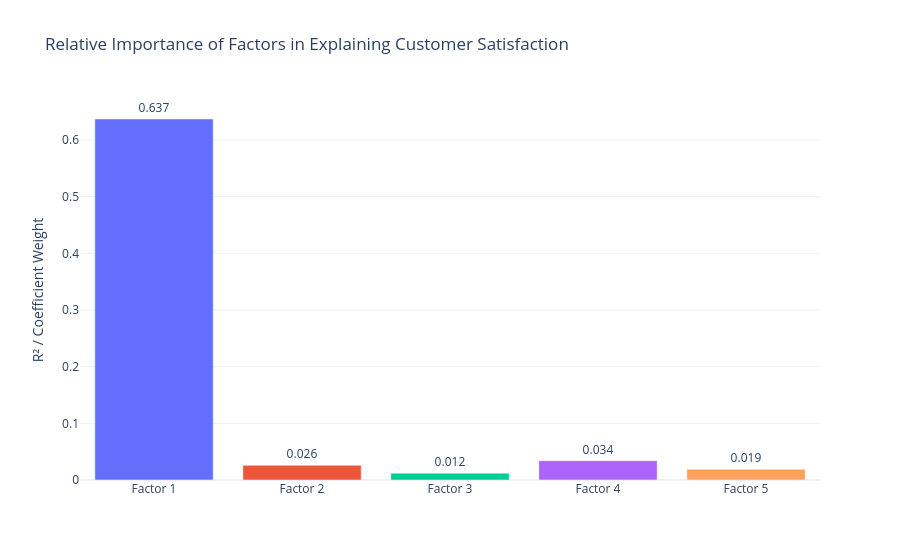

Here is the notebook cell this chart was saved with:
### Markdown cell above
**Business Impact Summary Chart**

The following table summarizes how each latent factor influences customer satisfaction outcomes, combining statistical relevance with business interpretation.


| **Factor** | **Business Dimension** | **R² Contribution / Coefficient** | **Business Impact** |
|-------------|------------------------|-----------------------------------|----------------------|
| **Factor 1** | Technical Excellence & Innovation | 0.637 | Main driver of satisfaction, reflecting customers’ positive perception of TechnoServe’s technical quality, innovation, and system integration.|
| **Factor 2** | Relationship Management & Trust | 0.026 |Moderate influence that builds long-term client loyalty and enhances perceived reliability. |
| **Factor 4** | Project Execution & Delivery | 0.034 | Important for operational efficiency and meeting client expectations on timelines and deliverables. |
| **Factor 5** | Customer Support & Service | 0.019 | Secondary effect that contributes to post-delivery satisfaction and responsiveness.|
| **Factor 3** | Financial Transparency & Value | 0.012 |Lowest weight but still valuable for perceived fairness and ROI justification.|

### Code cell
# Visualize factor importance (R² or standardized coefficients)

import plotly.express as px

impact_df = pd.DataFrame({
    "Factor": ["Factor 1", "Factor 2", "Factor 3", "Factor 4", "Factor 5"],
    "Business Dimension": [
        "Technical Excellence & Innovation",
        "Relationship Management & Trust",
        "Financial Transparency & Value",
        "Project Execution & Delivery",
        "Customer Support & Service"
    ],
    "R2 Contribution": [0.637, 0.026, 0.012, 0.034, 0.019]
})

fig = px.bar(
    impact_df,
    x="Factor",
    y="R2 Contribution",
    color="Factor",
    text="R2 Contribution",
    title="Relative Importance of Factors in Explaining Customer Satisfaction",
    template="plotly_white"
)
fig.update_traces(texttemplate="%{text:.3f}", textposition="outside")
fig.update_layout(showlegend=False, yaxis_title="R² / Coefficient Weight", xaxis_title="")
fig.show()

### Figure 1 — Plotly figure (JSON) as saved in the notebook; plotly's stock layout.template omitted (floating-point values rounded to 4 significant figures)
{"data": [{"hovertemplate": "Factor=%{x}<br>R2 Contribution=%{text}<extra></extra>", "legendgroup": "Factor 1", "marker": {"color": "#636efa", "pattern": {"shape": ""}}, "name": "Factor 1", "orientation": "v", "showlegend": true, "text": [0.637], "textposition": "outside", "texttemplate": "%{text:.3f}", "type": "bar", "x": ["Factor 1"], "xaxis": "x", "y": [0.637], "yaxis": "y"}, {"hovertemplate": "Factor=%{x}<br>R2 Contribution=%{text}<extra></extra>", "legendgroup": "Factor 2", "marker": {"color": "#EF553B", "pattern": {"shape": ""}}, "name": "Factor 2", "orientation": "v", "showlegend": true, "text": [0.026], "textposition": "outside", "texttemplate": "%{text:.3f}", "type": "bar", "x": ["Factor 2"], "xaxis": "x", "y": [0.026], "yaxis": "y"}, {"hovertemplate": "Factor=%{x}<br>R2 Contribution=%{text}<extra></extra>", "legendgroup": "Factor 3", "marker": {"color": "#00cc96", "pattern": {"shape": ""}}, "name": "Factor 3", "orientation": "v", "showlegend": true, "text": [0.012], "textposition": "outside", "texttemplate": "%{text:.3f}", "type": "bar", "x": ["Factor 3"], "xaxis": "x", "y": [0.012], "yaxis": "y"}, {"hovertemplate": "Factor=%{x}<br>R2 Contribution=%{text}<extra></extra>", "legendgroup": "Factor 4", "marker": {"color": "#ab63fa", "pattern": {"shape": ""}}, "name": "Factor 4", "orientation": "v", "showlegend": true, "text": [0.034], "textposition": "outside", "texttemplate": "%{text:.3f}", "type": "bar", "x": ["Factor 4"], "xaxis": "x", "y": [0.034], "yaxis": "y"}, {"hovertemplate": "Factor=%{x}<br>R2 Contribution=%{text}<extra></extra>", "legendgroup": "Factor 5", "marker": {"color": "#FFA15A", "pattern": {"shape": ""}}, "name": "Factor 5", "orientation": "v", "showlegend": true, "text": [0.019], "textposition": "outside", "texttemplate": "%{text:.3f}", "type": "bar", "x": ["Factor 5"], "xaxis": "x", "y": [0.019], "yaxis": "y"}], "layout": {"barmode": "relative", "legend": {"title": {"text": "Factor"}, "tracegroupgap": 0}, "showlegend": false, "title": {"text": "Relative Importance of Factors in Explaining Customer Satisfaction"}, "xaxis": {"anchor": "y", "categoryarray": ["Factor 1", "Factor 2", "Factor 3", "Factor 4", "Factor 5"], "categoryorder": "array", "domain": [0, 1], "title": {"text": ""}}, "yaxis": {"anchor": "x", "domain": [0, 1], "title": {"text": "R² / Coefficient Weight"}}}}
